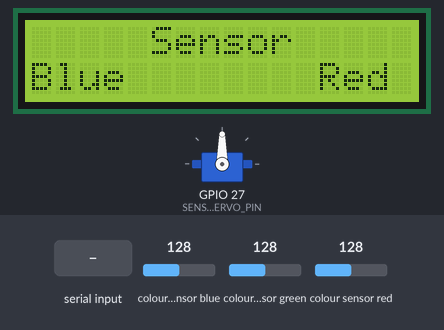
Bench run of a sketch on a simulated ESP32. Shown: 16×2 character LCD, servo. Inputs (shaded band) come from the test bench; at power-on: colour sensor blue 128, colour sensor green 128, colour sensor red 128. What the sketch prints to the serial monitor is not drawn.

Above: at 1.9 s.
2.0 s: colour sensor blue set to 135
5.0 s: colour sensor blue set to 142
At 5.18 s:
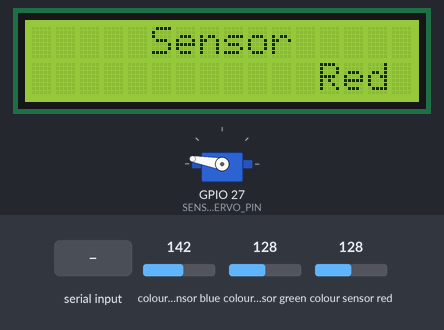
6.8 s: "BLINK:\n" received over the second serial link
At 7.2 s:
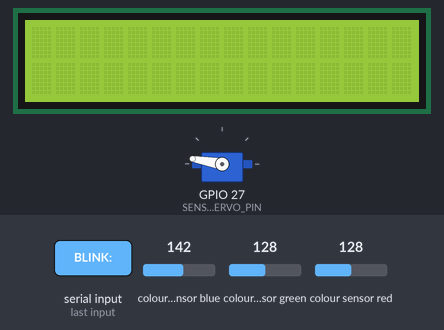
9.8 s: "START_LIFTING\n" received over the second serial link
At 10.4 s:
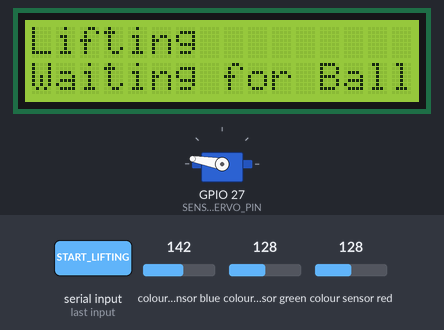
12.0 s: "BALL_BEING_LIFTED\n" received over the second serial link
At 12.4 s:
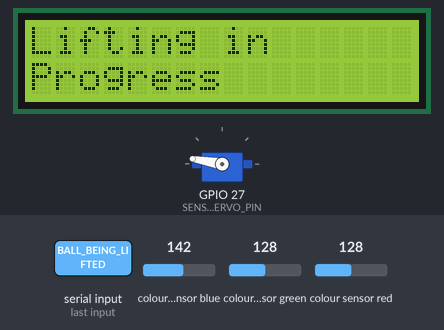
Timing chart, 0 to 16.9 s (numbered marks = the images above; inputs shaded):
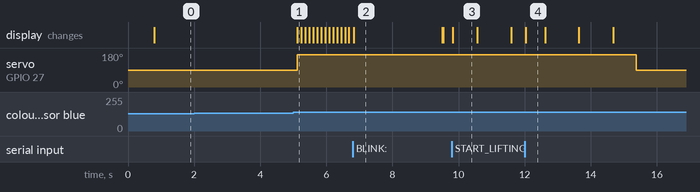

Measured:
- the behaviour switches between 137 and 138 on colour sensor blue (found by bisection; images 0 and 1)
- after the input at 2.0 s, every drawn part: stays the same
- after the input at 5.0 s, servo on GPIO 27 (SENSOR_SERVO_PIN): 90° → 170° after 0.12 s; the display: changes after 0.13 s (image 1)
- after the input at 6.8 s, the display: changes at once (image 2)
- after the input at 9.8 s, the display: changes at once (image 3)
- after the input at 12.0 s, the display: changes at once (image 4)
- what the display in image 2 shows lasts 2.7 s, from 6.8 s to 9.5 s
- what the display in image 3 shows lasts 0.8 s, from 9.8 s to 10.6 s

The sketch:

ESP2SORTING.ino
```cpp
#include <Wire.h>
#include <Adafruit_TCS34725.h>
#include <LiquidCrystal_I2C.h>
#include <ESP32Servo.h>

#define SENSOR_SERVO_PIN 27

#define UART_RX_PIN 16
#define UART_TX_PIN 17
#define UART_BAUD 9600

#define SERVO_CENTER 90
#define BLUE_ANGLE 170
#define RED_ANGLE 10

#define MIN_CLEAR 250
#define RED_RATIO_MIN 0.45
#define BLUE_RATIO_MIN 0.35

LiquidCrystal_I2C lcd(0x27, 16, 2);
Adafruit_TCS34725 tcs = Adafruit_TCS34725(TCS34725_INTEGRATIONTIME_50MS, TCS34725_GAIN_4X);

Servo sensorServo;

enum SortState { SENSOR_SCREEN, COLOR_BLINK, LAUNCH_COUNTDOWN, WAIT_ESP1 };
SortState state = SENSOR_SCREEN;

String uartBuffer = "";
String lcdLine1 = "";
String lcdLine2 = "";
String detectedColor = "";

unsigned long colorBlinkStart = 0;
unsigned long colorBlinkTimer = 0;
bool blinkOn = true;

void setup() {
  Serial.begin(115200);
  Serial2.begin(UART_BAUD, SERIAL_8N1, UART_RX_PIN, UART_TX_PIN);

  Wire.begin(21, 22);

  lcd.init();
  lcd.backlight();

  if (!tcs.begin()) {
    lcdPrint("SENSOR ERROR", "Check TCS34725");
    while (1) {
      handleUART();
      delay(20);
    }
  }

  sensorServo.attach(SENSOR_SERVO_PIN, 500, 2400);
  sensorServo.write(SERVO_CENTER);

  delay(700);

  Serial.println("ESP2 SORTING READY");
  Serial2.println("ESP2_READY");

  state = SENSOR_SCREEN;
  showSensorScreen();
}

void loop() {
  handleUART();

  if (state == SENSOR_SCREEN) {
    showSensorScreen();
    readColorSensor();
  }

  else if (state == COLOR_BLINK) {
    blinkDetectedColor();
  }

  else if (state == LAUNCH_COUNTDOWN) {
    launchCountdown();
  }

  else if (state == WAIT_ESP1) {
  }
}

void handleUART() {
  while (Serial2.available()) {
    char ch = Serial2.read();

    if (ch == '\n' || ch == '\r') {
      if (uartBuffer.length() > 0) {
        uartBuffer.trim();
        processUART(uartBuffer);
        uartBuffer = "";
      }
    } else {
      uartBuffer += ch;
      if (uartBuffer.length() > 100) uartBuffer = "";
    }
  }
}

void processUART(String cmd) {
  cmd.trim();

  Serial.print("ESP1 -> ");
  Serial.println(cmd);

  if (cmd.startsWith("LCD:")) {
    String payload = cmd.substring(4);
    int sep = payload.indexOf('|');

    if (sep >= 0) {
      lcdPrint(payload.substring(0, sep), payload.substring(sep + 1));
    }
  }

  else if (cmd.startsWith("BLINK:")) {
    String payload = cmd.substring(6);
    int sep = payload.indexOf('|');

    if (sep >= 0) {
      blinkMessage(payload.substring(0, sep), payload.substring(sep + 1), 2500);
    } else {
      blinkMessage(payload, "", 2500);
    }
  }

  else if (cmd == "START_SORTING") {
    sensorServo.write(SERVO_CENTER);
    state = SENSOR_SCREEN;
    showSensorScreen();
  }

  else if (cmd == "START_LIFTING") {
    lcdPrint("Lifting", "Waiting for Ball");
  }

  else if (cmd == "BALL_BEING_LIFTED") {
    lcdPrint("Lifting in", "Progress");
  }
}

void showSensorScreen() {
  lcdPrint("     Sensor     ", "Blue        Red ");
}

void showLaunchCountdown(int secondsLeft) {
  lcdPrint("Ball Launching", "in " + String(secondsLeft));
}

void lcdPrint(String line1, String line2) {
  line1 = fit16(line1);
  line2 = fit16(line2);

  if (line1 != lcdLine1) {
    lcd.setCursor(0, 0);
    lcd.print(line1);
    lcdLine1 = line1;
  }

  if (line2 != lcdLine2) {
    lcd.setCursor(0, 1);
    lcd.print(line2);
    lcdLine2 = line2;
  }

  Serial.print("LCD:");
  Serial.print(line1);
  Serial.print("|");
  Serial.println(line2);
}

String fit16(String s) {
  if (s.length() > 16) s = s.substring(0, 16);
  while (s.length() < 16) s += " ";
  return s;
}

void blinkMessage(String line1, String line2, unsigned long durationMs) {
  unsigned long start = millis();
  bool show = true;

  while (millis() - start < durationMs) {
    handleUART();

    if (show) {
      lcdPrint(line1, line2);
    } else {
      lcdPrint("", "");
    }

    show = !show;
    delay(220);
  }
}

void readColorSensor() {
  static unsigned long lastRead = 0;

  if (millis() - lastRead < 120) return;
  lastRead = millis();

  uint16_t r, g, b, c;
  tcs.getRawData(&r, &g, &b, &c);

  if (c < MIN_CLEAR) return;

  float redRatio = (float)r / (float)c;
  float blueRatio = (float)b / (float)c;

  bool isRed = redRatio > RED_RATIO_MIN && r > b && r > g;
  bool isBlue = blueRatio > BLUE_RATIO_MIN && b > r;

  if (isRed) {
    detectedColor = "RED";
    sensorServo.write(RED_ANGLE);
    Serial.println("Detected RED");
    Serial2.println("COLOR:RED");

    colorBlinkStart = millis();
    colorBlinkTimer = 0;
    blinkOn = true;
    state = COLOR_BLINK;
  }

  else if (isBlue) {
    detectedColor = "BLUE";
    sensorServo.write(BLUE_ANGLE);
    Serial.println("Detected BLUE");
    Serial2.println("COLOR:BLUE");

    colorBlinkStart = millis();
    colorBlinkTimer = 0;
    blinkOn = true;
    state = COLOR_BLINK;
  }
}

void blinkDetectedColor() {
  if (millis() - colorBlinkTimer >= 120) {
    colorBlinkTimer = millis();
    blinkOn = !blinkOn;

    if (detectedColor == "BLUE") {
      if (blinkOn) {
        lcdPrint("     Sensor     ", "Blue        Red ");
      } else {
        lcdPrint("     Sensor     ", "            Red ");
      }
    }

    else if (detectedColor == "RED") {
      if (blinkOn) {
        lcdPrint("     Sensor     ", "Blue        Red ");
      } else {
        lcdPrint("     Sensor     ", "Blue            ");
      }
    }
  }

  if (millis() - colorBlinkStart >= 1800) {
    state = LAUNCH_COUNTDOWN;
  }
}

void launchCountdown() {
  for (int i = 5; i >= 1; i--) {
    showLaunchCountdown(i);
    delayWithUART(1000);
  }

  lcdPrint("Launching", detectedColor);
  delayWithUART(700);

  sensorServo.write(SERVO_CENTER);
  delayWithUART(400);

  if (detectedColor == "BLUE") {
    Serial2.println("CHOSEN:BLUE");
  } else if (detectedColor == "RED") {
    Serial2.println("CHOSEN:RED");
  }

  Serial2.println("START_SHOOTING");
  state = WAIT_ESP1;
}

void delayWithUART(unsigned long ms) {
  unsigned long start = millis();

  while (millis() - start < ms) {
    handleUART();
    delay(5);
  }
}
```
